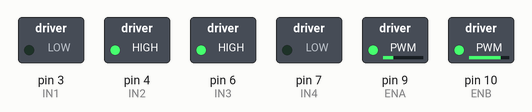
Bench run of a sketch on a simulated Arduino Uno, built with avr-gcc and run on an emulated ATmega328P. Parts: switched loads named in the sketch (green lamp = pin HIGH).

Above: at 0.1 s.
At 0.9 s:
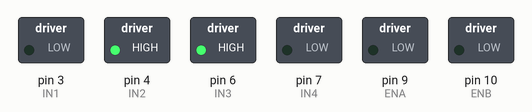
Timing chart, 0 to 2.4 s (numbered marks = the images above):
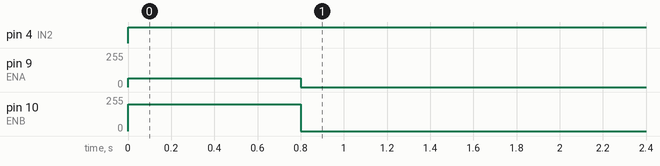

Measured:
- by itself, pin 4 (IN2): LOW → HIGH at 0.00 s
- by itself, pin 9 (ENA): 64/255 → 0/255 at 0.80 s
- by itself, pin 10 (ENB): 200/255 → 0/255 at 0.80 s

The sketch:

90deg_turn.ino
```cpp
// Motor driver pins
#define ENA 9  // Right motor speed
#define IN1 3  // Right motor dir 1
#define IN2 4  // Right motor dir 2
#define ENB 10  // Left motor speed
#define IN3 6  // Left motor dir 1
#define IN4 7  // Left motor dir 2

//max speed
const int baseSpeedL = 64;
const int baseSpeedR = 200;


/*base speed
const int baseSpeedL = 30;
const int baseSpeedR = 60;
*/

void setup() {
  // Set up motor pins
  pinMode(ENA, OUTPUT); pinMode(IN1, OUTPUT); pinMode(IN2, OUTPUT);
  pinMode(ENB, OUTPUT); pinMode(IN3, OUTPUT); pinMode(IN4, OUTPUT);

  // Set direction forward for both motors
  digitalWrite(IN1, HIGH);
  digitalWrite(IN2, LOW);
  digitalWrite(IN3, HIGH);
  digitalWrite(IN4, LOW);

  // Start motors at your desired speed
  analogWrite(ENA, baseSpeedL); // Right motor speed
  analogWrite(ENB, baseSpeedR); // Left motor speed
}

void turn(int time = 800){
  digitalWrite(IN1, LOW);
  digitalWrite(IN2, HIGH);
  digitalWrite(IN3, HIGH);
  digitalWrite(IN4, LOW);

  analogWrite(ENA, baseSpeedL);
  analogWrite(ENB, baseSpeedR);
  delay(time);
  analogWrite(ENA, 0);
  analogWrite(ENB, 0);
}

void loop() {
  turn();
  delay(9999999);
}
```
